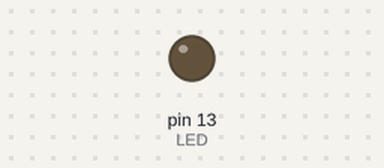
Bench run of a sketch on a simulated Arduino Uno, built with avr-gcc and run on an emulated ATmega328P. Parts: output pins drawn as LEDs (lit = HIGH).

Above: at 2.4 s.
At 4.7 s:
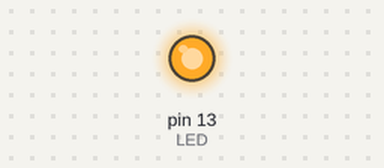
Timing chart, 0 to 10.6 s (numbered marks = the images above):
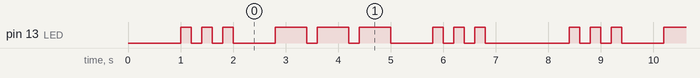

The sketch:

blink_sos.ino
```cpp
/*
  SOS Morse Code

  Εκπέμπει το διεθνές σήμα κινδύνου SOS (... --- ...) χρησιμοποιώντας κώδικα Morse.

  Βασικές Έννοιες:
  1. **Μεταβλητές:** Χρήση μεταβλητών για τους χρόνους, ώστε να αλλάζουμε την ταχύτητα εύκολα από ένα σημείο.
  2. **Συναρτήσεις (Functions):** Δημιουργία δικών μας εντολών (dot, dash) για να κάνουμε τον κώδικα πιο καθαρό και επαναχρησιμοποιήσιμο.
  3. **Αλγόριθμος:** Η σειρά εκτέλεσης των εντολών για να παραχθεί το επιθυμητό μήνυμα.
*/

const int LED = LED_BUILTIN; // Pin 13 (ενσωματωμένο LED)

// Χρονισμοί Morse (σε milliseconds)
// Αλλάζοντας αυτές τις τιμές, αλλάζει ο ρυθμός όλου του μηνύματος
const int DOT_DURATION = 200;  // Τελεία: Η βασική μονάδα χρόνου
const int DASH_DURATION = 600; // Παύλα: 3 φορές η διάρκεια της τελείας
const int SYMBOL_SPACE = 200;  // Διάστημα μεταξύ συμβόλων (ίσο με τελεία)
const int LETTER_SPACE = 600;  // Διάστημα μεταξύ γραμμάτων (3 φορές η τελεία)
const int WORD_SPACE = 1400;   // Παύση πριν επαναλάβει (7 φορές η τελεία)

void setup()
{
  pinMode(LED, OUTPUT);
  // Μικρή αρχική καθυστέρηση για να προλάβουμε να δούμε την αρχή
  delay(1000);
}

// --- Βοηθητικές Συναρτήσεις ---

// Συνάρτηση για τελεία (.)
// Ανάβει το LED για σύντομο χρονικό διάστημα
void dot()
{
  digitalWrite(LED, HIGH);
  delay(DOT_DURATION);
  digitalWrite(LED, LOW);
  delay(SYMBOL_SPACE); // Κενό μετά το σύμβολο
}

// Συνάρτηση για παύλα (-)
// Ανάβει το LED για μεγαλύτερο χρονικό διάστημα
void dash()
{
  digitalWrite(LED, HIGH);
  delay(DASH_DURATION);
  digitalWrite(LED, LOW);
  delay(SYMBOL_SPACE); // Κενό μετά το σύμβολο
}

// --- Κύριος Βρόχος ---

void loop()
{
  // S: ... (3 τελείες)
  dot();
  dot();
  dot();
  delay(LETTER_SPACE); // Κενό μεταξύ γραμμάτων

  // O: --- (3 παύλες)
  dash();
  dash();
  dash();
  delay(LETTER_SPACE); // Κενό μεταξύ γραμμάτων

  // S: ... (3 τελείες)
  dot();
  dot();
  dot();

  // Μεγάλη παύση πριν ξαναρχίσει το μήνυμα
  delay(WORD_SPACE);
}
```

Measured:
- by itself, pin 13 (LED): repeats every 7.4 s: 2 × (LOW 0.20 s, HIGH 0.20 s), LOW 0.80 s, 2 × (HIGH 0.60 s, LOW 0.20 s), HIGH 0.60 s, LOW 0.80 s, 2 × (HIGH 0.20 s, LOW 0.20 s), HIGH 0.20 s, LOW 1.6 s, HIGH 0.20 s
- by itself, everything shown: repeats every 7.4 s, in 18 steps
